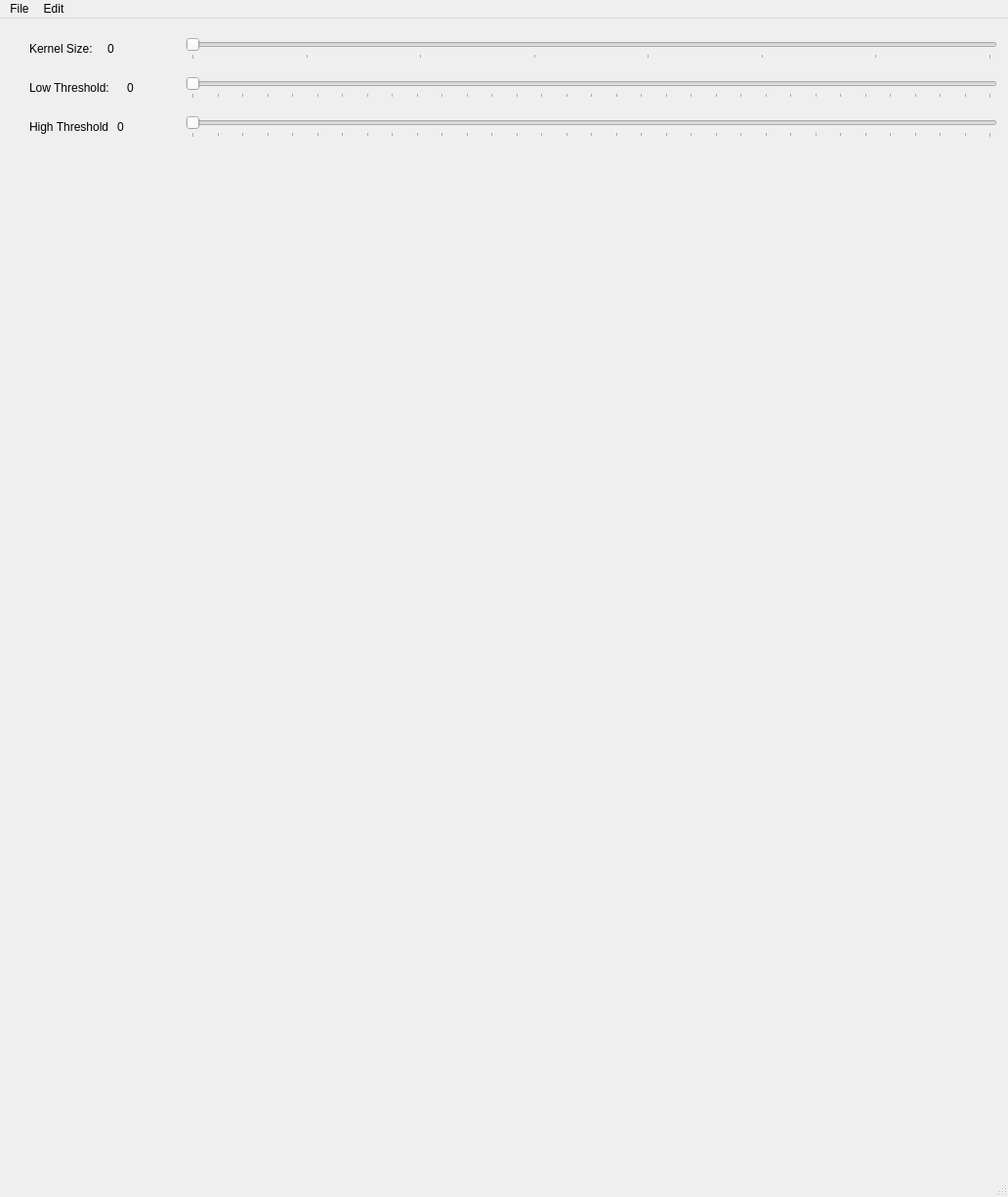
<?xml version="1.0" encoding="UTF-8"?>
<ui version="4.0">
 <class>MainWindow</class>
 <widget class="QMainWindow" name="MainWindow">
  <property name="geometry">
   <rect>
    <x>0</x>
    <y>0</y>
    <width>1032</width>
    <height>1225</height>
   </rect>
  </property>
  <property name="windowTitle">
   <string>MainWindow</string>
  </property>
  <widget class="QWidget" name="centralwidget">
   <widget class="QLabel" name="img_Gaussian">
    <property name="geometry">
     <rect>
      <x>0</x>
      <y>180</y>
      <width>1041</width>
      <height>481</height>
     </rect>
    </property>
    <property name="text">
     <string/>
    </property>
    <property name="pixmap">
     <pixmap>../../InputData/BasicColorSelection/test_image.jpg</pixmap>
    </property>
    <property name="scaledContents">
     <bool>true</bool>
    </property>
   </widget>
   <widget class="QSlider" name="horSlid_kernelSize">
    <property name="geometry">
     <rect>
      <x>190</x>
      <y>20</y>
      <width>831</width>
      <height>22</height>
     </rect>
    </property>
    <property name="minimum">
     <number>1</number>
    </property>
    <property name="maximum">
     <number>15</number>
    </property>
    <property name="singleStep">
     <number>2</number>
    </property>
    <property name="pageStep">
     <number>2</number>
    </property>
    <property name="tracking">
     <bool>true</bool>
    </property>
    <property name="orientation">
     <enum>Qt::Horizontal</enum>
    </property>
    <property name="tickPosition">
     <enum>QSlider::TicksBelow</enum>
    </property>
    <property name="tickInterval">
     <number>2</number>
    </property>
   </widget>
   <widget class="QSlider" name="horSlid_lowThreshold">
    <property name="geometry">
     <rect>
      <x>190</x>
      <y>60</y>
      <width>831</width>
      <height>22</height>
     </rect>
    </property>
    <property name="maximum">
     <number>800</number>
    </property>
    <property name="tracking">
     <bool>false</bool>
    </property>
    <property name="orientation">
     <enum>Qt::Horizontal</enum>
    </property>
    <property name="tickPosition">
     <enum>QSlider::TicksBelow</enum>
    </property>
    <property name="tickInterval">
     <number>25</number>
    </property>
   </widget>
   <widget class="QSlider" name="horSlid_highThreshold">
    <property name="geometry">
     <rect>
      <x>190</x>
      <y>100</y>
      <width>831</width>
      <height>22</height>
     </rect>
    </property>
    <property name="maximum">
     <number>800</number>
    </property>
    <property name="orientation">
     <enum>Qt::Horizontal</enum>
    </property>
    <property name="tickPosition">
     <enum>QSlider::TicksBelow</enum>
    </property>
    <property name="tickInterval">
     <number>25</number>
    </property>
   </widget>
   <widget class="QLabel" name="lab_kernelSize">
    <property name="geometry">
     <rect>
      <x>30</x>
      <y>20</y>
      <width>71</width>
      <height>21</height>
     </rect>
    </property>
    <property name="text">
     <string>Kernel Size:</string>
    </property>
   </widget>
   <widget class="QLabel" name="lab_lowThreshold">
    <property name="geometry">
     <rect>
      <x>30</x>
      <y>60</y>
      <width>101</width>
      <height>21</height>
     </rect>
    </property>
    <property name="text">
     <string>Low Threshold:</string>
    </property>
   </widget>
   <widget class="QLabel" name="lab_highThreshold">
    <property name="geometry">
     <rect>
      <x>30</x>
      <y>100</y>
      <width>101</width>
      <height>21</height>
     </rect>
    </property>
    <property name="text">
     <string>High Threshold</string>
    </property>
   </widget>
   <widget class="QLabel" name="lab_kernelSize_val">
    <property name="geometry">
     <rect>
      <x>110</x>
      <y>20</y>
      <width>61</width>
      <height>21</height>
     </rect>
    </property>
    <property name="text">
     <string>0</string>
    </property>
   </widget>
   <widget class="QLabel" name="lab_lowThreshold_val">
    <property name="geometry">
     <rect>
      <x>130</x>
      <y>60</y>
      <width>41</width>
      <height>21</height>
     </rect>
    </property>
    <property name="text">
     <string>0</string>
    </property>
   </widget>
   <widget class="QLabel" name="lab_highThreshold_val">
    <property name="geometry">
     <rect>
      <x>120</x>
      <y>100</y>
      <width>61</width>
      <height>21</height>
     </rect>
    </property>
    <property name="text">
     <string>0</string>
    </property>
   </widget>
   <widget class="QLabel" name="img_Canny">
    <property name="geometry">
     <rect>
      <x>0</x>
      <y>680</y>
      <width>1041</width>
      <height>481</height>
     </rect>
    </property>
    <property name="text">
     <string/>
    </property>
    <property name="pixmap">
     <pixmap>../../InputData/BasicColorSelection/test_image.jpg</pixmap>
    </property>
    <property name="scaledContents">
     <bool>true</bool>
    </property>
   </widget>
  </widget>
  <widget class="QMenuBar" name="menubar">
   <property name="geometry">
    <rect>
     <x>0</x>
     <y>0</y>
     <width>1032</width>
     <height>26</height>
    </rect>
   </property>
   <widget class="QMenu" name="menuFile">
    <property name="title">
     <string>File</string>
    </property>
    <addaction name="actionEdit"/>
    <addaction name="actionSave"/>
   </widget>
   <widget class="QMenu" name="menuEdit">
    <property name="title">
     <string>Edit</string>
    </property>
    <addaction name="actionCopy"/>
    <addaction name="actionPaste"/>
   </widget>
   <addaction name="menuFile"/>
   <addaction name="menuEdit"/>
  </widget>
  <widget class="QStatusBar" name="statusbar"/>
  <action name="actionEdit">
   <property name="text">
    <string>New</string>
   </property>
  </action>
  <action name="actionSave">
   <property name="text">
    <string>Save</string>
   </property>
  </action>
  <action name="actionCopy">
   <property name="text">
    <string>Copy</string>
   </property>
  </action>
  <action name="actionPaste">
   <property name="text">
    <string>Paste</string>
   </property>
  </action>
 </widget>
 <resources/>
 <connections/>
</ui>
